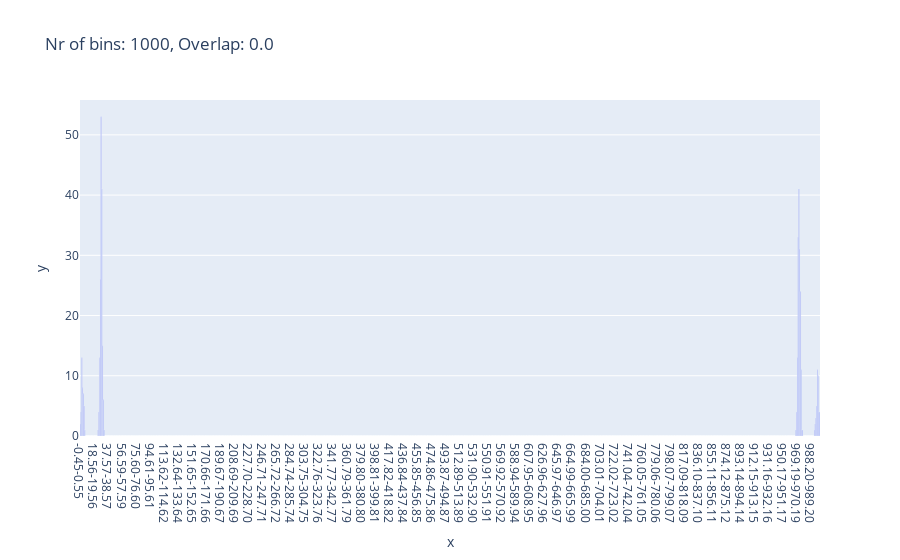

Notebook code cell kept with this figure:
### Code cell
nr_of_bins = 1000
problem_with_quantile_bins = GaussianMixtureProblem(
    problem.data, problem.nr_of_modes, nr_of_bins=nr_of_bins, bin_selection_method='quantiles'
)

bin_edges = problem_with_quantile_bins.breaks
count = problem_with_quantile_bins.observed_bins
labels = [f"{bin_edges[i]:.2f}-{bin_edges[i+1]:.2f}" for i in range(len(bin_edges)-1)]

px.bar(
    x=labels,
    y=count,
    title=f"Nr of bins: {problem_with_quantile_bins.nr_of_bins}, Overlap: {overlap.round(2)}",
).show()

### Figure 1 — Plotly figure (JSON) as saved in the notebook; plotly's stock layout.template omitted (floating-point values rounded to 4 significant figures; data arrays with more than 128 entries replaced by an {"elided": "..."} marker saying what was removed)
{"data": [{"alignmentgroup": "True", "hovertemplate": "x=%{x}<br>y=%{y}<extra></extra>", "legendgroup": "", "marker": {"color": "#636efa", "pattern": {"shape": ""}}, "name": "", "offsetgroup": "", "orientation": "v", "showlegend": false, "textposition": "auto", "type": "bar", "x": {"elided": "1000 str values"}, "xaxis": "x", "y": {"elided": "1000 int values"}, "yaxis": "y"}], "layout": {"barmode": "relative", "legend": {"tracegroupgap": 0}, "title": {"text": "Nr of bins: 1000, Overlap: 0.0"}, "xaxis": {"anchor": "y", "domain": [0, 1], "title": {"text": "x"}}, "yaxis": {"anchor": "x", "domain": [0, 1], "title": {"text": "y"}}}}
